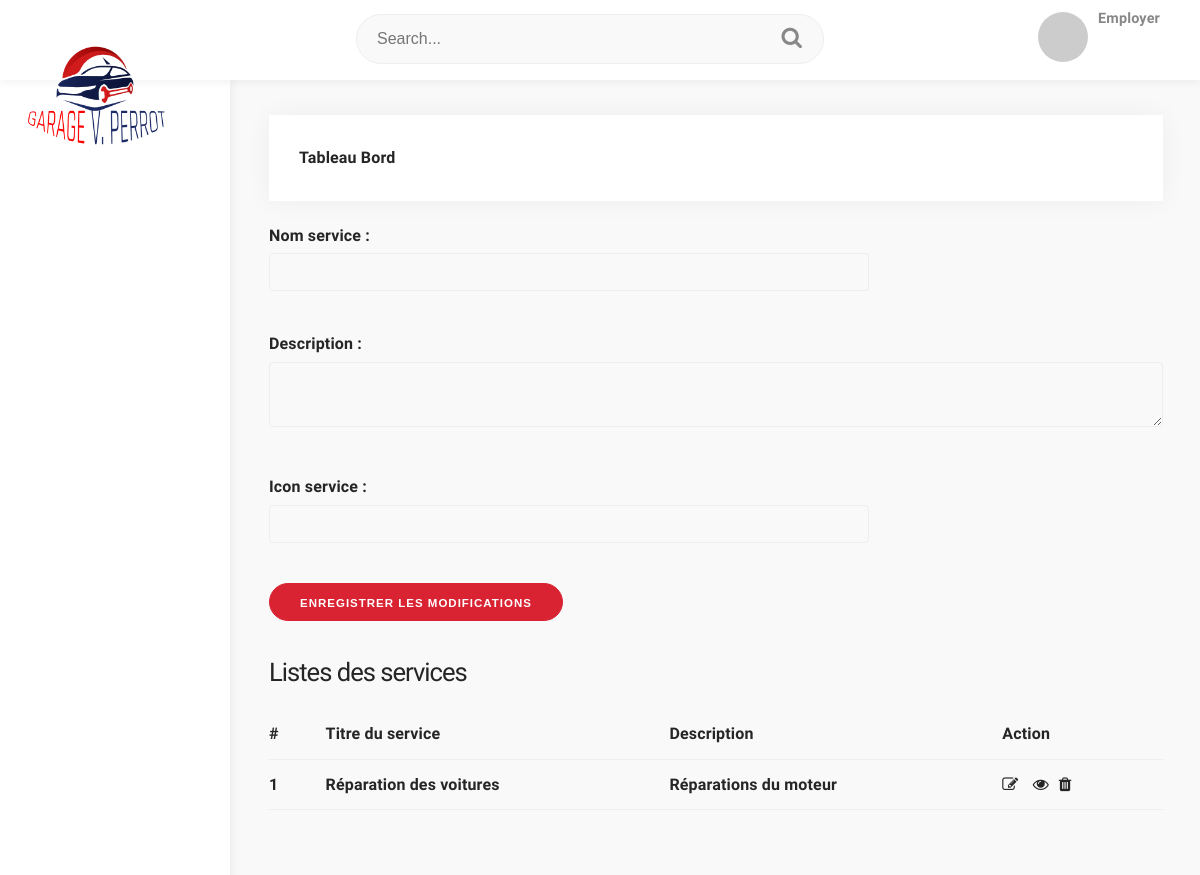
The app's page /service with its own data.
### site_client/models.py (models this page shows, shortened)
class SiteInfo(models.Model):
    nom_site = models.CharField(max_length=100)
    logo = models.ImageField(upload_to='logos/')
    address = models.CharField(max_length=200)
    email = models.EmailField()
    description = models.TextField()
    numero_telephone = models.CharField(max_length=20)
    objects = SiteInfoManager()
    class Meta:
        verbose_name = 'Site Information'
        verbose_name_plural = 'Site Information'

class Service(models.Model):
    nom_service = models.CharField(max_length=255)
    description = models.TextField()
    icon_service = models.CharField(max_length=255)

### garage/views.py (the view)
# urls.py: path('service',service),
def service(request):
    services = Service.objects.all()
    if request.method == 'POST':
        form = ServiceForm(request.POST)
        if form.is_valid():
            form.save()
            return redirect(service)  # Assuming 'service' is the name of the URL
    else:
        form = ServiceForm()
    params = {
        'services': services,
        'form': form
    }
    return render(request, 'garage/pages/service.html', params)

### garage/forms.py
class ServiceForm(forms.ModelForm):
    class Meta:
        model = Service
        fields = '__all__'

### site_client/context_processors.py (called while the page is built)
def site_info(request):
    site_info = SiteInfo.objects.get_singleton()
    return {'site_info': site_info}

### site_client/models.py (called while the page is built)
    def get_singleton(self):
        return self.first()

### garage/templates/garage/pages/service.html (shortened to what this page needs)
{% extends 'garage/base.html' %}
{% block title %}
Tableau Bord
{% endblock %}
{% block main  %}
<div class="col-lg-8 px-4">
    <form method="post" enctype="multipart/form-data">
        {{ form.as_p }}
        <button type="submit" class="btn btn-primary">Enregistrer les modifications</button>
    </form>
</div>
<div class="title">
    <h3>Listes des services </h3>
</div>
<table class="table">
    <thead>
      <tr>
        <th scope="col">#</th>
        <th scope="col">Titre du service</th>
        <th scope="col">Description</th>
        <th scope="col">Action</th>
      </tr>
    </thead>
    <tbody>
        {% for service in services %}
      <tr>
        <th scope="row">{{service.id}}</th>
        <td>{{service.nom_service}}</td>
        <td>{{service.description}}</td>
        <td> <i class="fa fa-edit mr-1"></i> <i class="fa fa-eye  mr-1" aria-hidden="true"></i><i class="fa fa-trash mr-2" aria-hidden="true"></i>
      </tr>
      {% endfor %}
    </tbody>
</table>
{% endblock %}

### garage/templates/garage/base.html (shortened to what this page needs)
<!DOCTYPE html>
<html lang="en">
<head>
    {% load static %}
	<link rel="stylesheet" href="{% static 'css/font-awesome.min.css'%}">
	<link rel="stylesheet" href="{% static 'css/normalize.css'%}">
	<link rel="stylesheet" href="{% static 'css/milligram.min.css'%}">
	<link rel="stylesheet" href="{% static 'css/styles-admin.css'%}">
</head>
<body>
	<div class="navbar">
		<div class="row">
			<div class="column column-30 col-site-title"><a href="#" class="site-title float-left"><img src="{{site_info.logo.url}}" style="width: 150px;"></a></div>
			<div class="column column-40 col-search"><a href="#" class="search-btn fa fa-search"></a>
				<input type="text" name="" value="" placeholder="Search..." />
			</div>
			<div class="column column-30">
				<div class="user-section"><a href="#">
					<img src="http://via.placeholder.com/50x50" alt="profile photo" class="circle float-left profile-photo" width="50" height="auto">
					<div class="username">
						{% if user.is_superuser %}
						<p>Administrateur</p>
						{% else %}
						<p> Employer </p>
						{% endif %}
					</div>
				</a></div>
			</div>
		</div>
	</div>
	<div class="row">
		<div id="sidebar" class="column pt-3 bg-primary">
			<br><br><br>
		</div>
		<section id="main-content" class="column column-offset-20">
			<div class="row grid-responsive">
				<div class="column page-heading">
					<div class="large-card">
						{% block title %} {% endblock %}
					</div>
                    {% block main %} {% endblock %}
				</div>
			</div>
</body>
</html>

### garage/static/css/styles-admin.css (style rules this page uses)
body { background: #f9f9f9; height: 100%; width: 100%; font-weight: bold; overflow-x: hidden; font-size: 1.6em; font-family: 'Rajdhani'; color: #262526; }
h1, h2, h3, h4, h5, h6 { font-weight: 500; letter-spacing: -.1rem; margin-bottom: 2.0rem; margin-top: 0; }
h3 { font-size: 1.6em; }
a { color: #d92332; }
.circle { border-radius: 499rem; }
td, th { border-bottom: 0.1rem solid #eee; }
.mr-1 { margin-right: 1rem; }
.mr-2 { margin-right: 2rem; }
input[type='email'], input[type='number'], input[type='password'], input[type='search'], input[type='tel'], input[type='text'], input[type='url'], textarea, select { border: 1px solid #f9f9f9 !important; }
.button, button, input[type='button'], input[type='reset'], input[type='submit'] { background-color: #d92332; border: 0.1rem solid #d92332; border-radius: 499rem; font-size: 1.15rem; }
input[type='email'], input[type='number'], input[type='password'], input[type='search'], input[type='tel'], input[type='text'], input[type='url'], textarea, select { border: 0.1rem solid #eee !important; border-radius: .4rem; box-shadow: none; }
input[type='email'], input[type='number'], input[type='password'], input[type='search'], input[type='tel'], input[type='text'], input[type='url'], select { max-width: 60rem; }
.navbar { position: fixed; z-index: 1; width: 100%; background: #fff; height: 80px; padding: 20px 0; box-shadow: 0px 3px 8px rgba(0, 0, 0, 0.05); }
.navbar a.site-title { color: #222; color: #d92332; font-size: 2.3rem; font-weight: bold; display: block; margin: 0 20px 10px 20px; }
.navbar .col-search { position: relative; }
.navbar .col-search .search-btn { font-size: 22px; color: #888; position: absolute; top: 6px; right: 42px; }
.navbar input[type=text] { margin-top: -.6rem; margin-left: -1rem; padding-left: 2rem; background: #f9f9f9; border-radius: 499rem; border: none; height: 50px; }
#sidebar { position: fixed; z-index: 0; width: 20% !important; background: #fff; padding: 10px 30px !important; box-shadow: 3px 0px 8px rgba(0, 0, 0, 0.05); margin-top: 80px; height: 100%; }
#main-content { width: 80% !important; padding: 20px 3.5rem !important; margin-top: 95px; margin-right: 12px; }
#main-content .page-heading { margin-bottom: 20px; }
.large-card { background: #fff; padding: 30px; box-shadow: 0px 0px 25px rgba(0, 0, 0, 0.05); margin-bottom: 2.2rem; }
.user-section { margin-top: -8px; margin-right: 40px; }
.user-section a { float: right; }
.user-section img { margin-right: 10px; float: left; }
.user-section .username { color: #333; float: right; text-align: left; }
.user-section .username p { color: #888; font-size: .9em; }

### records on screen
SiteInfo: logo (picture)
Service: id "1", nom_service "Réparation des voitures", description "Réparations du moteur"
